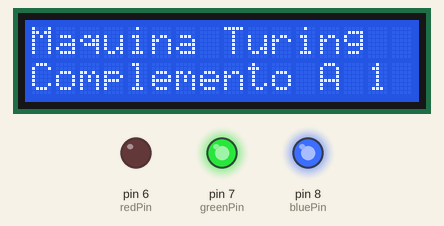
The sketch below on a simulated Arduino Uno, built with avr-gcc and run on an emulated ATmega328P. Parts: 16×2 character LCD, output pins drawn as LEDs (lit = HIGH).

Above: at 0.1 s.
At 3.1 s:
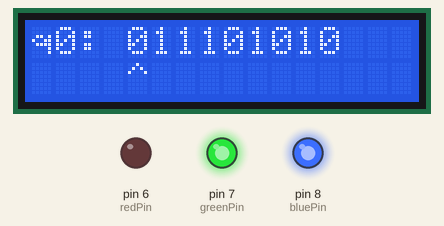
At 13.2 s:
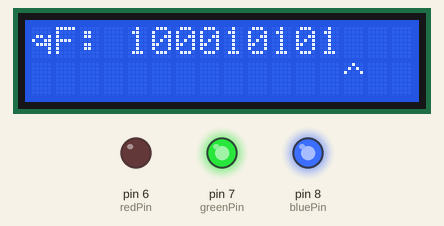
At 14.2 s:
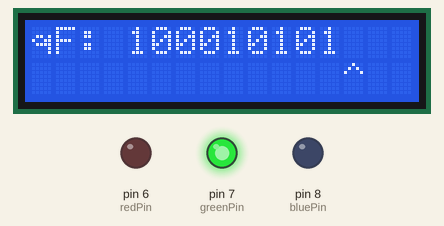
Timing chart, 0 to 15.7 s (numbered marks = the images above):
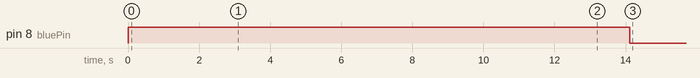

Measured:
- by itself, pin 8 (bluePin): HIGH → LOW at 14.1 s
- what the display in image 1 shows lasts 1.0 s, from 3.1 s to 4.1 s

The sketch:

complementoA1.ino
```cpp
#include "turing.h"
#include <LiquidCrystal.h>

//PINES LCD ARDUINO ---------------------------------
int rsPin = 12;
int ePin = 11;
int d4Pin = 5;
int d5Pin = 4;
int d6Pin = 3;
int d7Pin = 2;
int redPin = 6 ;
int greenPin = 7 ;
int bluePin = 8 ;
LiquidCrystal lcd(rsPin, ePin, d4Pin, d5Pin, d6Pin, d7Pin);
////////////////////////////////////////////////////////////

maquina *m;
estado *q0, *qF;
transicion *t0, *t1, *t2;
cabeza *head;
int contador = 1;

//CADENA INGRESADA A EVALUAR
char *t = "011101010";


void setup() {
  pinMode(redPin,OUTPUT);
  pinMode(greenPin,OUTPUT);
  pinMode(bluePin,OUTPUT);
  digitalWrite(bluePin, HIGH);
  digitalWrite(greenPin, HIGH);


  lcd.begin(16,2);
  lcd.setCursor(0,0);
  lcd.print("Maquina Turing");
  lcd.setCursor(0,1);
  lcd.print("Complemento A 1");

  delay(3000);
  m = maquina_alloc();

  crear_estado(&q0, "q0");
  crear_estado(&qF, "qF");

  //Right =1, Left =-1
  //iniciar_transicion(nombre_transicion, estado_origen, simbolo, reemplazo, movimiento, estado_destino)
  crear_transicion(&t0);
  iniciar_transicion(t0, q0, '0', '1', 1, q0);

  crear_transicion(&t1);
  iniciar_transicion(t1, q0, '1', '0', 1, q0);

  crear_transicion(&t2);
  iniciar_transicion(t2, q0, m->blank, m->blank, 0, qF);

  m->inicial = q0;
  m->final = qF;

   //Dependiendo de la palabra hay que cambiar el tamaño de memoria para asignar a las transiciones por defecto se deja en 11.
  m->transiciones = (transicion**)calloc(sizeof(transicion*), 11);

  m->transiciones[0] = t0;
  m->transiciones[1] = t1;
  m->transiciones[2] = t2;


  m->inputSymbols = "01";
  m->blank = ' ';

  head = cabeza_alloc();
  head->actual = q0;

  head->cinta = (char *)calloc(sizeof(char), strlen(t) + 1);
  strcpy(head->cinta, t);

  head->posicion = 0;


}

void loop() {

  if (contador) {
    lcd.clear();
    lcd.setCursor(0,0);
    lcd.print(head->actual->nombre);
    lcd.print(": ");
    lcd.print(head->cinta);

    char *pos = (char *)malloc(sizeof(char) * head->posicion + 2);
    int i;
    for (i = 0; i < head->posicion; i++) {
      *(pos + i) = ' ';
    }
    *(pos + head->posicion) = '^';
    *(pos + head->posicion + 1) = 0;

    lcd.setCursor(4,1);
    lcd.print(pos);
    delay(1000);

    free(pos);
  } else {
    if(head->actual = qF){
    digitalWrite(greenPin, HIGH);
    digitalWrite(bluePin, LOW);
    }
    delay(5000);
  }

  contador = movimientos_maquina(m, head);
}
```

turing.c
```cpp
#include "turing.h"
#include <string.h>
#include <stdlib.h>

/*Funciones para la Cinta*/

maquina * maquina_alloc() {
  return calloc(sizeof(maquina), 1);
}
//Asignando espacio en memoria para la Cinta
void crear_maquina(maquina **m) {
  *m = calloc(sizeof(maquina), 1);
}
//Liberar espacio en memoria
void eliminar_maquina(maquina *m) {
  free(m);
}

int movimientos_maquina(maquina *m, cabeza *head) {
  if (head->actual == m->final) return 0;
  transicion *t, **tr = m->transiciones;
  while (*tr != 0) {
    t = *tr;
    if (t->inicial == head->actual && t->simbolo == *(head->cinta + head->posicion)) {
      *(head->cinta + head->posicion) = t->reemplazo;
      head->posicion += t->direccion;
      head->actual = t->siguiente;
      break;
    }
    tr++;
  }

  return 1;
}


// Asignar en memoria la transicion

void crear_transicion(transicion **t) {
  *t = calloc(sizeof(transicion), 1);
}


// Eliminar la transicion

void eliminar_transicion(transicion *t) {
  free(t);
}


void iniciar_transicion(transicion *t, estado *inicial, char simbolo, char reemplazo, char direccion, estado *siguiente) {
  t->inicial = inicial;
  t->simbolo = simbolo;
  t->reemplazo = reemplazo;
  t->direccion = direccion;
  t->siguiente = siguiente;
}


void crear_estado(estado **s, char *nombre) {
  estado *new = calloc(sizeof(estado), 1);

  if (nombre) {
    new->nombre = calloc(sizeof(char), strlen(nombre) + 1);
    strcpy(new->nombre, nombre);
  }

  *s = new;
}

void eliminar_estado(estado *s) {
  if (s->nombre) {
    free(s->nombre);
  }

  free(s);
}

cabeza * cabeza_alloc() {
  return calloc(sizeof(cabeza), 1);
}

void crear_cabeza(cabeza **head) {
  *head = calloc(sizeof(cabeza), 1);
}


void eliminar_cabeza(cabeza *head) {
  if (head->cinta) {
    free(head->cinta);
  }

  free(head);
}
```

turing.h
```cpp
#ifndef _TURING_H_
#define _TURING_H_

// Estado
typedef struct {
  char *nombre;
} estado;

// Transicion
typedef struct {
  estado *inicial;
  char simbolo;
  char reemplazo;
  char direccion;
  estado *siguiente;
} transicion;

// Maquina
typedef struct {
  estado *inicial;
  transicion **transiciones;
  estado *final;
  char *inputSymbols;
  char blank;
} maquina;

// Cabeza
typedef struct {
  char *cinta;
  int posicion;
  estado *actual;
} cabeza;

#ifdef __cplusplus
extern "C"{
#endif

maquina * maquina_alloc();
void crear_maquina(maquina **m);
void eliminar_maquina(maquina *m);
int movimientos_maquina(maquina *m, cabeza *head);

void crear_transicion(transicion **t);
void eliminar_transicion(transicion *t);
void iniciar_transicion(transicion *t, estado *inicial, char simbolo, char reemplazo, char direccion, estado *q);
void crear_estado(estado **s, char *nombre);
void eliminar_estado(estado *s);
cabeza * cabeza_alloc();
void crear_cabeza(cabeza **head);
void eliminar_cabeza(cabeza *head);

#ifdef __cplusplus
} // extern "C"
#endif
#endif
```
